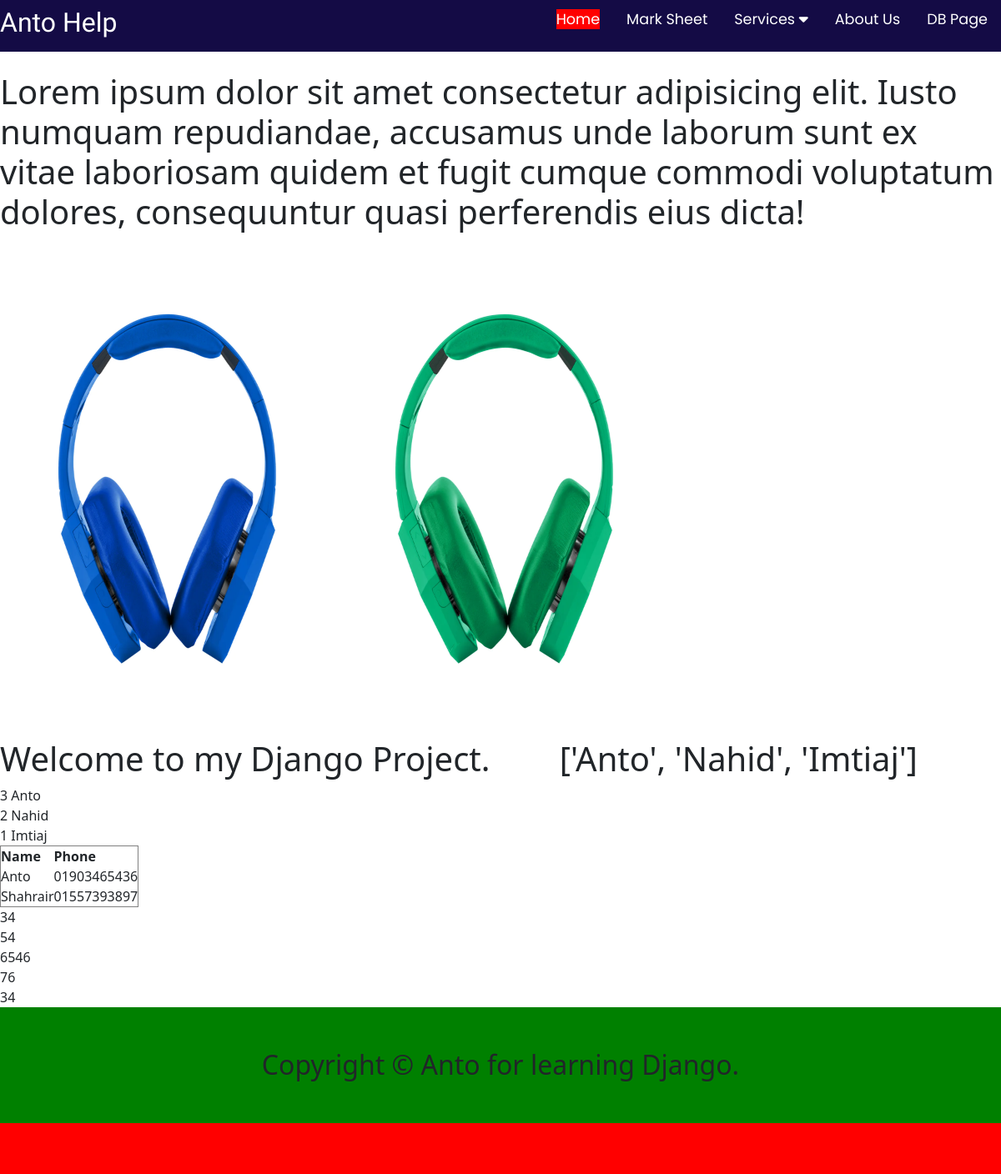
The app's page /, older data.
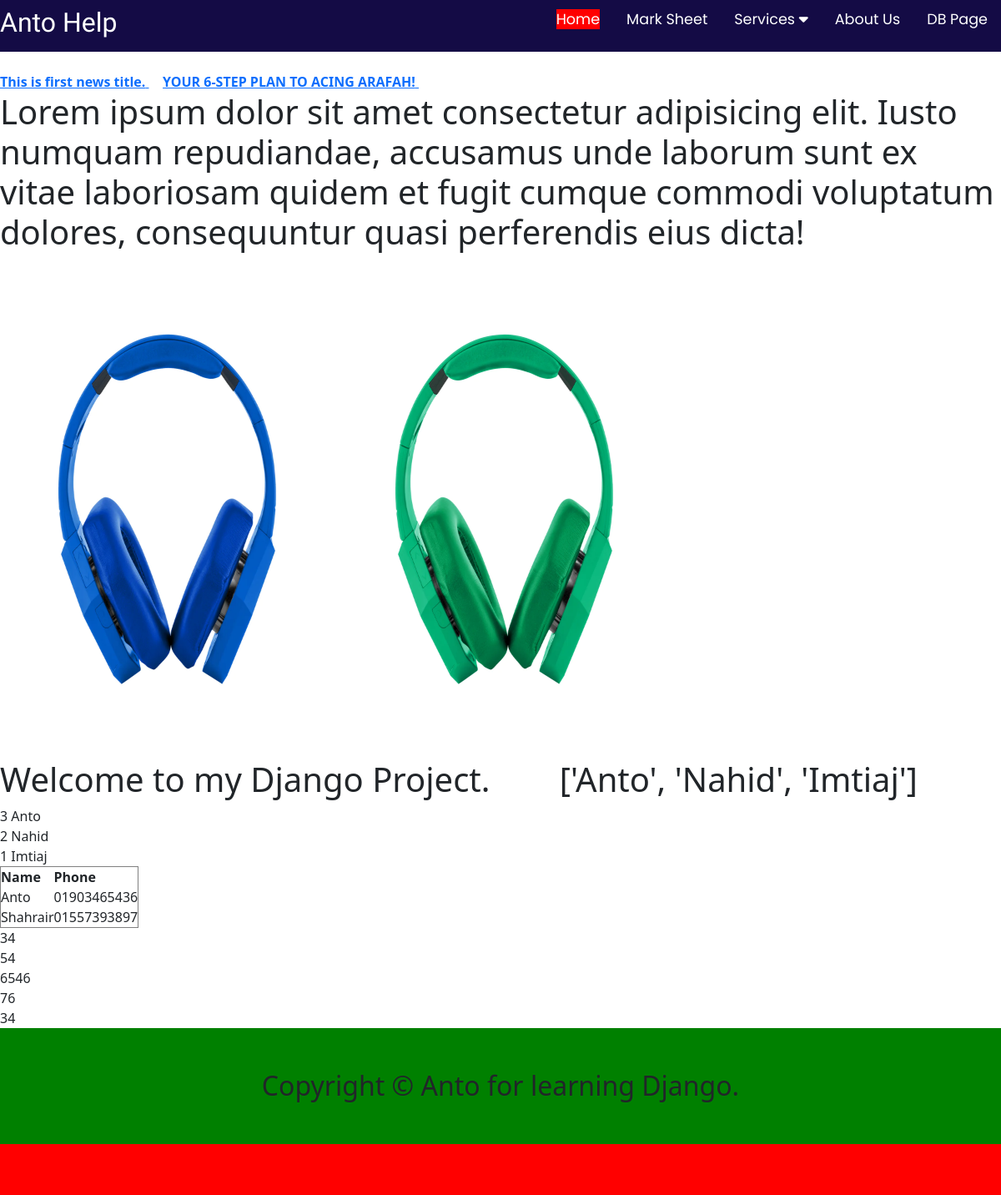
The same page, newer data.
### News/models.py (models this page shows)
class News(models.Model):
    news_title = models.CharField(max_length=200)
    news_des = models.TextField()

### myDjangoLearningProject/views.py (the view)
# urls.py: path('', views.homePage , name = 'home'),
def homePage(request):
    newsData = News.objects.all();
    data = {
        'newsData' : newsData,
        'title': "Home Page",
        'content': "Welcome to my Django Project.",
        'names': ["Anto", "Nahid" , "Imtiaj"],
        'numbers': [34,54,545,6546,75,76,65,34],
        'friend_details' : [
            {'name' : "Anto" , 'phone' : '01903465436'},
            {'name' : "Shahrair" , 'phone': '01557393897'}
        ]
    }
    return render(request , "index.html" , data)

### Templates/index.html
{% extends "base.html" %}
{% block content %}
<br>
<marquee style="color:red;" onmouseover = "stop()" onmouseout = "start()">
  {% for news in newsData %}
  <a href = "newsDetails/{{ news.id }}" > <b>{{news.news_title}}</b> </a> &nbsp &nbsp
  {% endfor %}
</marquee>
<h1>
  Lorem ipsum dolor sit amet consectetur adipisicing elit. Iusto numquam
  repudiandae, accusamus unde laborum sunt ex vitae laboriosam quidem et fugit
  cumque commodi voluptatum dolores, consequuntur quasi perferendis eius dicta!
</h1>
<img
  src="/static/images/image-1.webp"
  height="600px"
  width="400px"
  alt="Image not found"
/>
<img
  src="/static/images/image-2.webp"
  height="600px"
  width="400px"
  alt="Image not found"
/>
<h1>{{content}} &nbsp;&nbsp;&nbsp;&nbsp;&nbsp;&nbsp; {{names}}</h1>
{%for n in names%}
<div>{{forloop.revcounter}} {{n}}</div>
{% endfor %}
<table border="1" cellpadding="10px">
  <tr>
    <th>Name</th>
    <th>Phone</th>
  </tr>
  {% for d in friend_details %}
  <tr>
    <td>{{d.name}}</td>
    <td>{{d.phone}}</td>
  </tr>
  {% endfor %}
</table>
{%for n in numbers%} {%if n|divisibleby:2 != 0 %}
<div>{{n}}</div>
{% endif %} {% endfor %}
{% endblock content %}

### Templates/base.html
{% include "header.html" %}
{% block content %}
{% endblock content %}
{% include "footer.html" %}

### Templates/header.html (shortened to what this page needs)
<!DOCTYPE html>
<html lang="en">
  <head>
    <link
      rel="stylesheet"
      href="https://cdnjs.cloudflare.com/ajax/libs/font-awesome/6.2.1/css/all.min.css"
    />
    <link rel="stylesheet" href="/static/style.css" />
    <link href="https://cdn.jsdelivr.net/npm/bootstrap@5.3.3/dist/css/bootstrap.min.css" rel="stylesheet">
  </head>
  <body>
    <div class="navbar">
      <div class="nav-left">
        <h2>Anto Help</h2>
      </div>
      <div class="nav-right">
        <ul>
          <li class = "{% if  request.path == '/' %} active {% endif %}"><a href="{% url "home" %}">Home</a></li>
          <li class = "{% if  request.path == '/markSheet/' %} active {% endif %}"><a href="{% url "markSheet" %}">Mark Sheet</a></li>
          <li class="services" id="dropdown">
            <a href="#services"
              >Services <i class="fa-solid fa-caret-down"></i
            ></a>
          </li>
          <li class = "{% if  request.path == '/about-us/' %} active {% endif %}"><a href="{% url "about" %}">About Us</a></li>
          {% url 'another-page' as val %}
          <li class = "{% if  request.path == val %} active {% endif %}"><a href="{{val}}">DB Page</a></li>
        </ul>
      </div>
    </div>
  </body>

### Templates/footer.html (shortened to what this page needs)
<footer style="background: red; height: 200px">
    <h2 align="center">
      <div style="padding: 50px; background: green">
        Copyright © Anto for learning Django.
      </div>
    </h2>
  </footer>
</body>
</html>

### static/style.css (style rules this page uses)
* { margin: 0; padding: 0; box-sizing: border-box; }
.navbar { background-color: rgb(20, 11, 69); display: flex; justify-content: space-between; align-items: center; padding: 1rem 2rem; }
.nav-left h2 { font-size: 2rem; color: white; font-family: "Ubuntu", sans-serif; }
.nav-right ul { display: flex; justify-content: center; align-items: center; position: relative; }
.nav-right ul li { list-style: none; }
.nav-right ul li a { color: white; text-transform: capitalize; text-decoration: none; font-size: 1.1rem; margin: 1rem; font-family: "Poppins", sans-serif; }
.services { position: relative; transition: all 0.5s; }
body .active a { background-color: red; }
body { background-color: rgb(110, 128, 122); }

Row changes from the older to the newer data that the page shows:
added News: news_title "This is first news title."
added News: news_title "YOUR 6-STEP PLAN TO ACING ARAFAH!"
